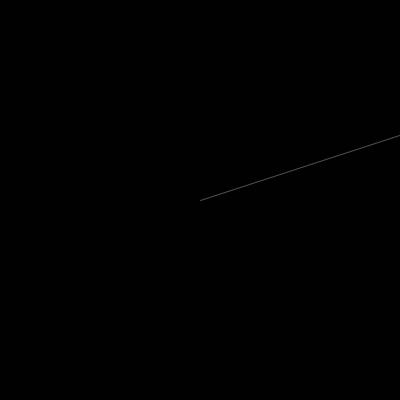
Frame 1 (no input)
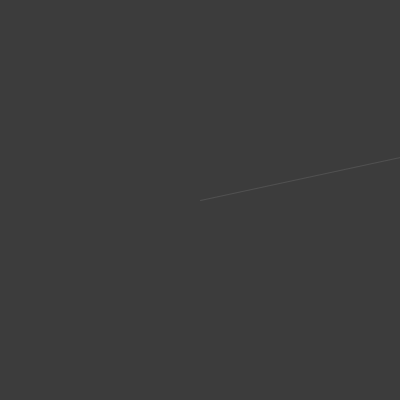
Frame 60 (the mouse pressed at the canvas centre just before this capture)
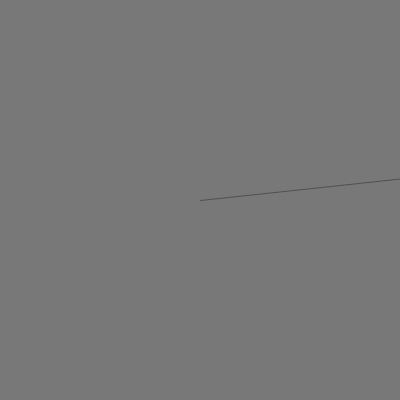
Frame 120 (the mouse held since frame 60 and released just before this capture)

The Processing sketch that drew these frames (run headless with seeded random() and noise(); from frame 60 on, the mouse is pressed at the canvas centre):

// Processing sketch: processing_8425
// ── processing_8425.pde

int count;
  int direction; 
  
void setup() {
  size(400,400);
  stroke(255);
  smooth();
  count=0;
  direction = 1; 
}
void draw() {
  if (count == 254) {
    direction = -1; 
  } else if (count == 0) { 
    direction = 1; 
  }
  count += direction;
  background(count%255);
  fill(count%255);
  noStroke();
  // Angles for sin() and cos() start at 3 o'clock;
  // subtract HALF_PI to make them start at the top
  
  float s = map(second(), 0, 60, 0, TWO_PI) - HALF_PI;
  float m = map(minute() + norm(second(), 0, 60), 0, 60, 0, TWO_PI) - HALF_PI; 
  float h = map(hour() + norm(minute(), 0, 60), 0, 24, 0, TWO_PI * 2) - HALF_PI;
  stroke(80);
  strokeWeight(1);
  line(width/2, height/2, cos(s) * 300 +width/2, sin(s) * 300 + height/2);

  fill(255,255,255,100);
  noStroke();
  arc(width/2, width/2, 600, 600, m , h);
  
  // Draw the minute ticks
 
  
}
